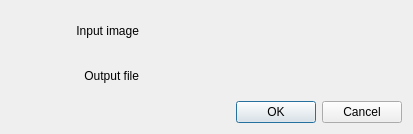
<?xml version="1.0" encoding="UTF-8"?>
<ui version="4.0">
 <class>iAFeatureExtractionInput</class>
 <widget class="QDialog" name="iAFeatureExtractionInput">
  <property name="geometry">
   <rect>
    <x>0</x>
    <y>0</y>
    <width>413</width>
    <height>134</height>
   </rect>
  </property>
  <property name="windowTitle">
   <string>4DCT Feature Extraction</string>
  </property>
  <layout class="QGridLayout" name="gridLayout">
   <item row="2" column="0" colspan="3">
    <widget class="QDialogButtonBox" name="buttonBox">
     <property name="orientation">
      <enum>Qt::Horizontal</enum>
     </property>
     <property name="standardButtons">
      <set>QDialogButtonBox::Cancel|QDialogButtonBox::Ok</set>
     </property>
    </widget>
   </item>
   <item row="1" column="0">
    <widget class="QLabel" name="label_2">
     <property name="text">
      <string>Output file</string>
     </property>
     <property name="alignment">
      <set>Qt::AlignRight|Qt::AlignTrailing|Qt::AlignVCenter</set>
     </property>
    </widget>
   </item>
   <item row="0" column="0">
    <widget class="QLabel" name="label">
     <property name="text">
      <string>Input image</string>
     </property>
     <property name="alignment">
      <set>Qt::AlignRight|Qt::AlignTrailing|Qt::AlignVCenter</set>
     </property>
    </widget>
   </item>
   <item row="0" column="1" colspan="2">
    <widget class="iASetPathWidget" name="InputImage" native="true"/>
   </item>
   <item row="1" column="1" colspan="2">
    <widget class="iASetPathWidget" name="OutputImage" native="true"/>
   </item>
  </layout>
 </widget>
 <customwidgets>
  <customwidget>
   <class>iASetPathWidget</class>
   <extends>QWidget</extends>
   <header>iASetPathWidget.h</header>
   <container>1</container>
  </customwidget>
 </customwidgets>
 <resources/>
 <connections>
  <connection>
   <sender>buttonBox</sender>
   <signal>accepted()</signal>
   <receiver>iAFeatureExtractionInput</receiver>
   <slot>accept()</slot>
   <hints>
    <hint type="sourcelabel">
     <x>248</x>
     <y>254</y>
    </hint>
    <hint type="destinationlabel">
     <x>157</x>
     <y>274</y>
    </hint>
   </hints>
  </connection>
  <connection>
   <sender>buttonBox</sender>
   <signal>rejected()</signal>
   <receiver>iAFeatureExtractionInput</receiver>
   <slot>reject()</slot>
   <hints>
    <hint type="sourcelabel">
     <x>316</x>
     <y>260</y>
    </hint>
    <hint type="destinationlabel">
     <x>286</x>
     <y>274</y>
    </hint>
   </hints>
  </connection>
 </connections>
</ui>
